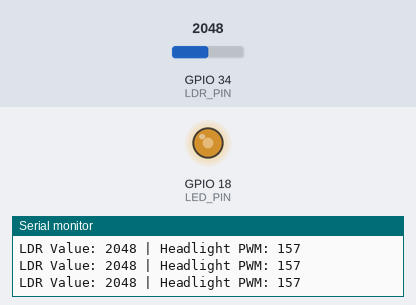
A sketch run on a simulated ESP32. Parts: output pins drawn as LEDs (lit = HIGH), the last lines printed to the serial monitor. The inputs (shaded band) are chosen by the test bench; at power-on: GPIO 34 (LDR_PIN) = 2048.

Above: at 1.2 s.
1.3 s: GPIO 34 (LDR_PIN) set to 2866
At 1.7 s:
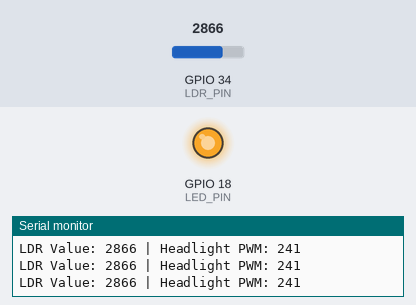
2.8 s: GPIO 34 (LDR_PIN) set to 1228
At 3.1 s:
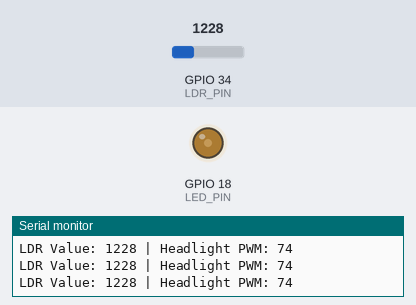
4.3 s: GPIO 34 (LDR_PIN) set to 491
At 5.5 s:
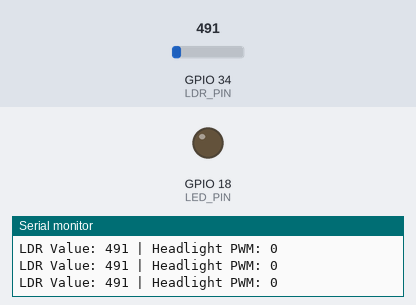
5.8 s: GPIO 34 (LDR_PIN) set to 2047
At 6.9 s:
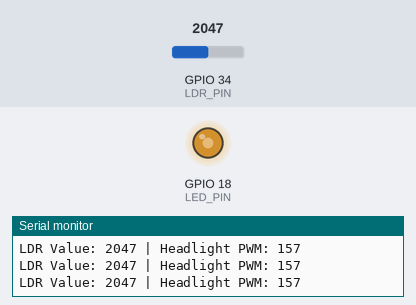
7.3 s: GPIO 34 (LDR_PIN) set to 0
At 8.3 s:
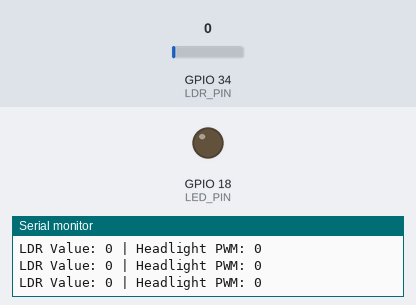
Timing chart, 0 to 9.8 s (numbered marks = the images above; inputs shaded):
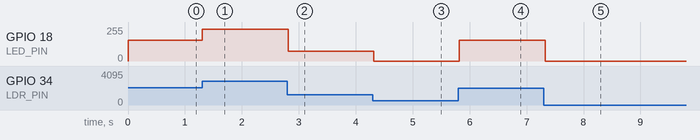

Measured:
- after the input at 1.3 s, GPIO 18 (LED_PIN): 156/255 → 240/255 at once
- after the input at 2.8 s, GPIO 18 (LED_PIN): 240/255 → 74/255 at once
- after the input at 4.3 s, GPIO 18 (LED_PIN): 74/255 → 0/255 at once
- after the input at 5.8 s, GPIO 18 (LED_PIN): 0/255 → 156/255 at once
- after the input at 7.3 s, GPIO 18 (LED_PIN): 156/255 → 0/255 at once

The sketch:

smart_headlight.ino
```cpp
/*
  Smart Headlight Intensity Control System
  ---------------------------------------
  Controller : ESP32
  Sensor     : LDR (Ambient Light Detection)
  Output     : High Power LED via MOSFET
  Control    : PWM Dimming

  Description:
  This program automatically adjusts the headlight brightness
  based on surrounding light conditions. In dark environments,
  the headlight brightness increases, and in bright conditions,
  it gradually dims to reduce glare.

  Author: Kishore & Team
*/

#define LDR_PIN 34      // ADC pin connected to LDR voltage divider
#define LED_PIN 18      // PWM output pin connected to MOSFET gate

// PWM configuration for ESP32
#define PWM_CHANNEL 0
#define PWM_FREQ 5000        // 5 kHz PWM frequency
#define PWM_RESOLUTION 8     // 8-bit resolution (0–255)

// LDR calibration values (adjust after testing)
int LDR_BRIGHT = 500;   // Day / bright light
int LDR_DARK   = 3000;  // Night / low light

void setup() {
  Serial.begin(115200);

  // Setup PWM channel
  ledcSetup(PWM_CHANNEL, PWM_FREQ, PWM_RESOLUTION);
  ledcAttachPin(LED_PIN, PWM_CHANNEL);

  Serial.println("Smart Headlight System Initialized");
}

void loop() {
  // Read ambient light value
  int ldrValue = analogRead(LDR_PIN);

  // Convert LDR value to PWM brightness
  int brightness = map(ldrValue, LDR_BRIGHT, LDR_DARK, 0, 255);
  brightness = constrain(brightness, 0, 255);

  // Apply PWM to MOSFET
  ledcWrite(PWM_CHANNEL, brightness);

  // Debug output
  Serial.print("LDR Value: ");
  Serial.print(ldrValue);
  Serial.print(" | Headlight PWM: ");
  Serial.println(brightness);

  delay(100);
}
```
